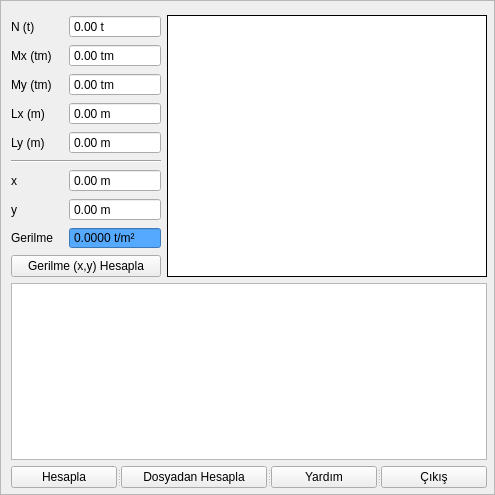
<?xml version="1.0" encoding="UTF-8"?>
<ui version="4.0">
 <class>AppFrame</class>
 <widget class="QFrame" name="AppFrame">
  <property name="geometry">
   <rect>
    <x>0</x>
    <y>0</y>
    <width>495</width>
    <height>495</height>
   </rect>
  </property>
  <property name="sizePolicy">
   <sizepolicy hsizetype="Fixed" vsizetype="Fixed">
    <horstretch>0</horstretch>
    <verstretch>0</verstretch>
   </sizepolicy>
  </property>
  <property name="windowTitle">
   <string>Dikdörtgen Temellerde Zemin Gerilme Hesabı</string>
  </property>
  <property name="frameShape">
   <enum>QFrame::StyledPanel</enum>
  </property>
  <property name="frameShadow">
   <enum>QFrame::Raised</enum>
  </property>
  <widget class="QWidget" name="layoutWidget">
   <property name="geometry">
    <rect>
     <x>11</x>
     <y>15</y>
     <width>476</width>
     <height>473</height>
    </rect>
   </property>
   <layout class="QVBoxLayout" name="verticalLayout">
    <item>
     <layout class="QHBoxLayout" name="horizontalLayout">
      <item>
       <layout class="QGridLayout" name="grdLayout">
        <property name="sizeConstraint">
         <enum>QLayout::SetDefaultConstraint</enum>
        </property>
        <property name="topMargin">
         <number>0</number>
        </property>
        <property name="spacing">
         <number>6</number>
        </property>
        <item row="1" column="0">
         <widget class="QLabel" name="l_mx">
          <property name="text">
           <string>Mx (tm)</string>
          </property>
         </widget>
        </item>
        <item row="3" column="0">
         <widget class="QLabel" name="l_lx">
          <property name="text">
           <string>Lx (m)</string>
          </property>
         </widget>
        </item>
        <item row="0" column="0">
         <widget class="QLabel" name="l_n">
          <property name="text">
           <string>N (t)</string>
          </property>
         </widget>
        </item>
        <item row="2" column="0">
         <widget class="QLabel" name="l_my">
          <property name="text">
           <string>My (tm)</string>
          </property>
         </widget>
        </item>
        <item row="4" column="0">
         <widget class="QLabel" name="l_ly">
          <property name="text">
           <string>Ly (m)</string>
          </property>
         </widget>
        </item>
        <item row="4" column="1">
         <widget class="QDoubleSpinBox" name="te_ly">
          <property name="autoFillBackground">
           <bool>false</bool>
          </property>
          <property name="styleSheet">
           <string notr="true"/>
          </property>
          <property name="wrapping">
           <bool>false</bool>
          </property>
          <property name="frame">
           <bool>true</bool>
          </property>
          <property name="buttonSymbols">
           <enum>QAbstractSpinBox::NoButtons</enum>
          </property>
          <property name="prefix">
           <string/>
          </property>
          <property name="suffix">
           <string> m</string>
          </property>
          <property name="maximum">
           <double>5000.000000000000000</double>
          </property>
         </widget>
        </item>
        <item row="0" column="1">
         <widget class="QDoubleSpinBox" name="te_n">
          <property name="baseSize">
           <size>
            <width>0</width>
            <height>0</height>
           </size>
          </property>
          <property name="autoFillBackground">
           <bool>false</bool>
          </property>
          <property name="styleSheet">
           <string notr="true"/>
          </property>
          <property name="wrapping">
           <bool>false</bool>
          </property>
          <property name="frame">
           <bool>true</bool>
          </property>
          <property name="buttonSymbols">
           <enum>QAbstractSpinBox::NoButtons</enum>
          </property>
          <property name="prefix">
           <string/>
          </property>
          <property name="suffix">
           <string> t</string>
          </property>
          <property name="maximum">
           <double>5000.000000000000000</double>
          </property>
         </widget>
        </item>
        <item row="1" column="1">
         <widget class="QDoubleSpinBox" name="te_mx">
          <property name="autoFillBackground">
           <bool>false</bool>
          </property>
          <property name="styleSheet">
           <string notr="true"/>
          </property>
          <property name="wrapping">
           <bool>false</bool>
          </property>
          <property name="frame">
           <bool>true</bool>
          </property>
          <property name="buttonSymbols">
           <enum>QAbstractSpinBox::NoButtons</enum>
          </property>
          <property name="prefix">
           <string/>
          </property>
          <property name="suffix">
           <string> tm</string>
          </property>
          <property name="maximum">
           <double>5000.000000000000000</double>
          </property>
         </widget>
        </item>
        <item row="2" column="1">
         <widget class="QDoubleSpinBox" name="te_my">
          <property name="autoFillBackground">
           <bool>false</bool>
          </property>
          <property name="styleSheet">
           <string notr="true"/>
          </property>
          <property name="wrapping">
           <bool>false</bool>
          </property>
          <property name="frame">
           <bool>true</bool>
          </property>
          <property name="buttonSymbols">
           <enum>QAbstractSpinBox::NoButtons</enum>
          </property>
          <property name="prefix">
           <string/>
          </property>
          <property name="suffix">
           <string> tm</string>
          </property>
          <property name="maximum">
           <double>5000.000000000000000</double>
          </property>
         </widget>
        </item>
        <item row="3" column="1">
         <widget class="QDoubleSpinBox" name="te_lx">
          <property name="autoFillBackground">
           <bool>false</bool>
          </property>
          <property name="styleSheet">
           <string notr="true"/>
          </property>
          <property name="wrapping">
           <bool>false</bool>
          </property>
          <property name="frame">
           <bool>true</bool>
          </property>
          <property name="buttonSymbols">
           <enum>QAbstractSpinBox::NoButtons</enum>
          </property>
          <property name="prefix">
           <string/>
          </property>
          <property name="suffix">
           <string> m</string>
          </property>
          <property name="maximum">
           <double>5000.000000000000000</double>
          </property>
         </widget>
        </item>
        <item row="7" column="0">
         <widget class="QLabel" name="l_y">
          <property name="text">
           <string>y</string>
          </property>
         </widget>
        </item>
        <item row="6" column="0">
         <widget class="QLabel" name="l_x">
          <property name="text">
           <string>x</string>
          </property>
         </widget>
        </item>
        <item row="8" column="0">
         <widget class="QLabel" name="l_xy_ger">
          <property name="text">
           <string>Gerilme</string>
          </property>
         </widget>
        </item>
        <item row="5" column="0" colspan="2">
         <widget class="Line" name="line">
          <property name="orientation">
           <enum>Qt::Horizontal</enum>
          </property>
         </widget>
        </item>
        <item row="9" column="0" colspan="2">
         <widget class="QPushButton" name="btn_ger_xy_hesapla">
          <property name="text">
           <string>Gerilme (x,y) Hesapla</string>
          </property>
         </widget>
        </item>
        <item row="6" column="1">
         <widget class="QDoubleSpinBox" name="te_x">
          <property name="autoFillBackground">
           <bool>false</bool>
          </property>
          <property name="styleSheet">
           <string notr="true"/>
          </property>
          <property name="wrapping">
           <bool>false</bool>
          </property>
          <property name="frame">
           <bool>true</bool>
          </property>
          <property name="buttonSymbols">
           <enum>QAbstractSpinBox::NoButtons</enum>
          </property>
          <property name="prefix">
           <string/>
          </property>
          <property name="suffix">
           <string> m</string>
          </property>
          <property name="maximum">
           <double>5000.000000000000000</double>
          </property>
         </widget>
        </item>
        <item row="8" column="1">
         <widget class="QDoubleSpinBox" name="te_xy_ger">
          <property name="autoFillBackground">
           <bool>false</bool>
          </property>
          <property name="styleSheet">
           <string notr="true">background-color: rgb(85, 170, 255);</string>
          </property>
          <property name="wrapping">
           <bool>false</bool>
          </property>
          <property name="frame">
           <bool>true</bool>
          </property>
          <property name="readOnly">
           <bool>true</bool>
          </property>
          <property name="buttonSymbols">
           <enum>QAbstractSpinBox::NoButtons</enum>
          </property>
          <property name="prefix">
           <string/>
          </property>
          <property name="suffix">
           <string> t/m²</string>
          </property>
          <property name="decimals">
           <number>4</number>
          </property>
          <property name="maximum">
           <double>5000.000000000000000</double>
          </property>
         </widget>
        </item>
        <item row="7" column="1">
         <widget class="QDoubleSpinBox" name="te_y">
          <property name="autoFillBackground">
           <bool>false</bool>
          </property>
          <property name="styleSheet">
           <string notr="true"/>
          </property>
          <property name="wrapping">
           <bool>false</bool>
          </property>
          <property name="frame">
           <bool>true</bool>
          </property>
          <property name="buttonSymbols">
           <enum>QAbstractSpinBox::NoButtons</enum>
          </property>
          <property name="prefix">
           <string/>
          </property>
          <property name="suffix">
           <string> m</string>
          </property>
          <property name="maximum">
           <double>5000.000000000000000</double>
          </property>
         </widget>
        </item>
       </layout>
      </item>
      <item>
       <widget class="QLabel" name="figure">
        <property name="minimumSize">
         <size>
          <width>320</width>
          <height>0</height>
         </size>
        </property>
        <property name="styleSheet">
         <string notr="true">background: white</string>
        </property>
        <property name="frameShape">
         <enum>QFrame::Box</enum>
        </property>
        <property name="frameShadow">
         <enum>QFrame::Plain</enum>
        </property>
        <property name="text">
         <string/>
        </property>
       </widget>
      </item>
     </layout>
    </item>
    <item>
     <widget class="QTextEdit" name="te_result"/>
    </item>
    <item>
     <widget class="QSplitter" name="splitter">
      <property name="orientation">
       <enum>Qt::Horizontal</enum>
      </property>
      <widget class="QPushButton" name="btnHesapla">
       <property name="text">
        <string>Hesapla</string>
       </property>
      </widget>
      <widget class="QPushButton" name="btnDosyadanHesapla">
       <property name="text">
        <string>Dosyadan Hesapla</string>
       </property>
      </widget>
      <widget class="QPushButton" name="btnYardim">
       <property name="text">
        <string>Yardım</string>
       </property>
      </widget>
      <widget class="QPushButton" name="btnExit">
       <property name="text">
        <string>Çıkış</string>
       </property>
      </widget>
     </widget>
    </item>
   </layout>
  </widget>
 </widget>
 <tabstops>
  <tabstop>te_n</tabstop>
  <tabstop>te_mx</tabstop>
  <tabstop>te_my</tabstop>
  <tabstop>te_lx</tabstop>
  <tabstop>te_ly</tabstop>
  <tabstop>te_x</tabstop>
  <tabstop>te_y</tabstop>
  <tabstop>te_xy_ger</tabstop>
  <tabstop>btn_ger_xy_hesapla</tabstop>
  <tabstop>te_result</tabstop>
  <tabstop>btnHesapla</tabstop>
  <tabstop>btnDosyadanHesapla</tabstop>
  <tabstop>btnYardim</tabstop>
  <tabstop>btnExit</tabstop>
 </tabstops>
 <resources>
  <include location="App.qrc"/>
 </resources>
 <connections>
  <connection>
   <sender>btnExit</sender>
   <signal>clicked()</signal>
   <receiver>AppFrame</receiver>
   <slot>close()</slot>
   <hints>
    <hint type="sourcelabel">
     <x>428</x>
     <y>436</y>
    </hint>
    <hint type="destinationlabel">
     <x>245</x>
     <y>230</y>
    </hint>
   </hints>
  </connection>
 </connections>
 <designerdata>
  <property name="gridDeltaX">
   <number>2</number>
  </property>
  <property name="gridDeltaY">
   <number>2</number>
  </property>
  <property name="gridSnapX">
   <bool>true</bool>
  </property>
  <property name="gridSnapY">
   <bool>true</bool>
  </property>
  <property name="gridVisible">
   <bool>true</bool>
  </property>
 </designerdata>
</ui>
